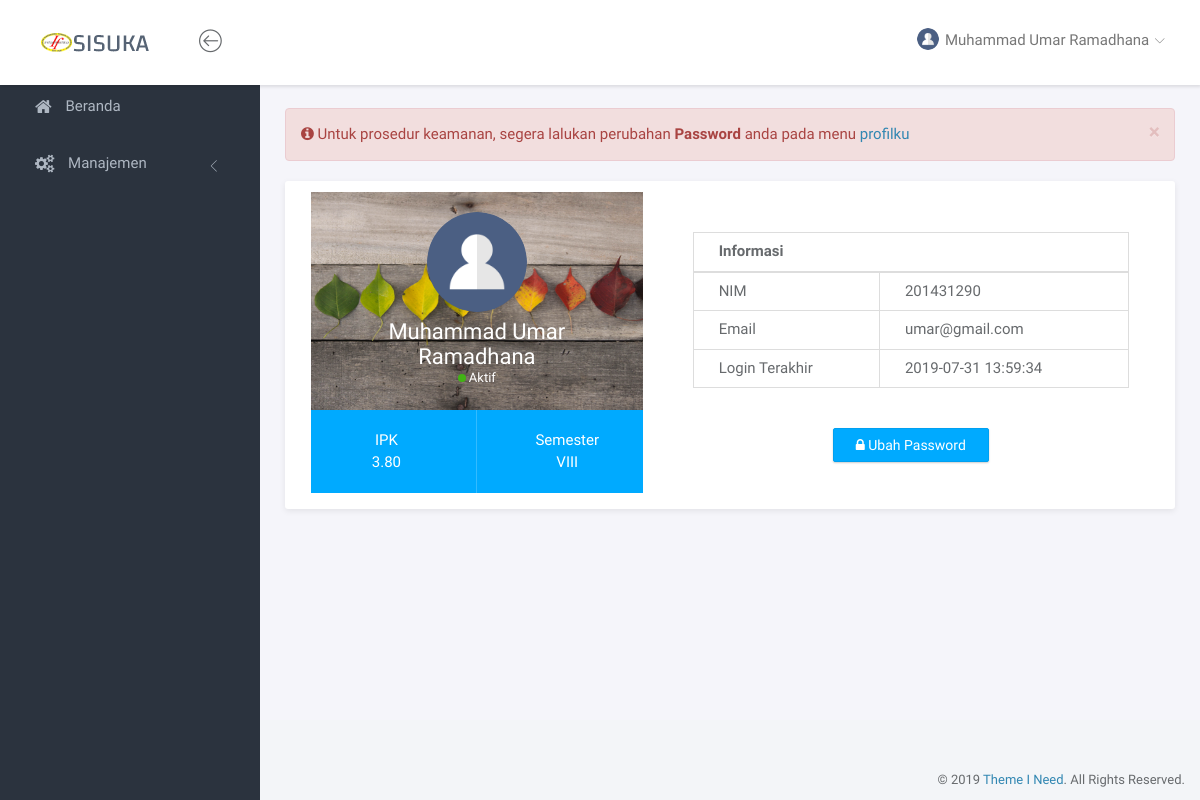
The app's page /index.php?page=profil (signed in), older data.
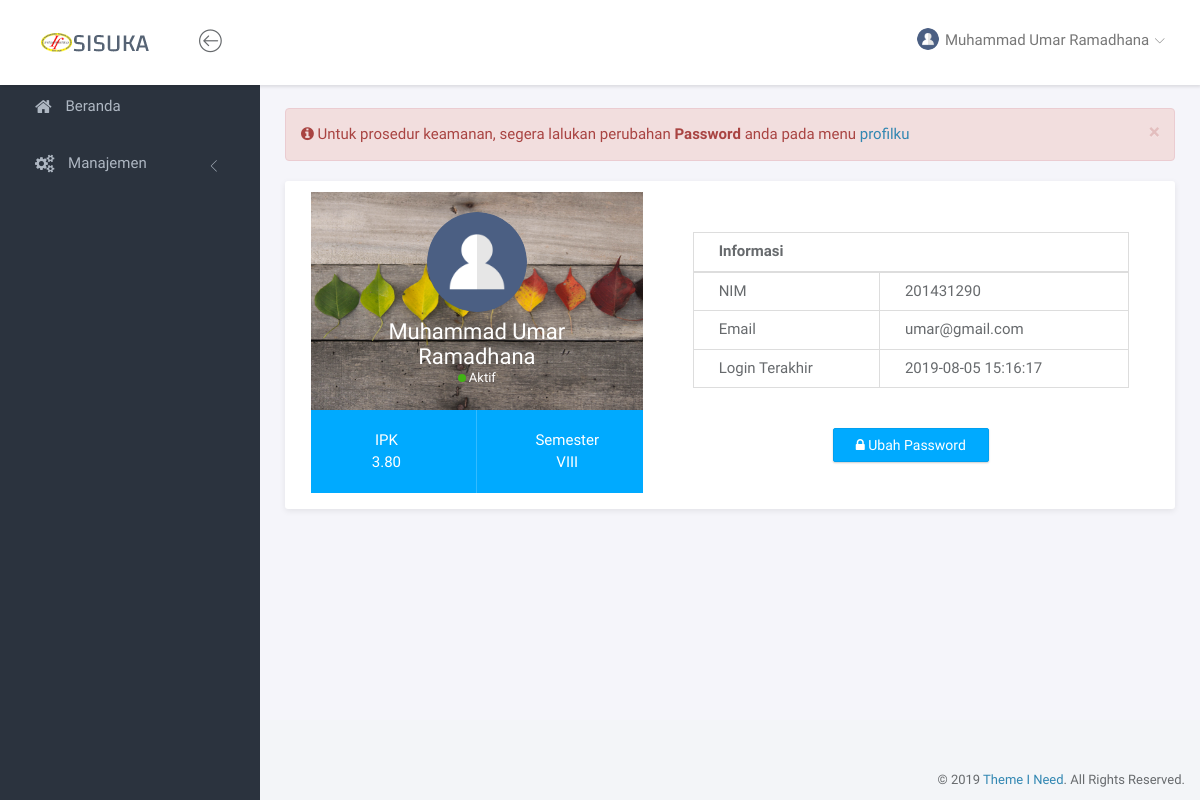
The same page, newer data.
### tables this page shows
CREATE TABLE `tbl_mahasiswa` (
  `nim` varchar(10) NOT NULL,
  `nama_lengkap` varchar(100) NOT NULL,
  `email` varchar(50) NOT NULL,
  `ipk` decimal(3,2) NOT NULL,
  `semester` varchar(5) NOT NULL,
  `password` varchar(10) NOT NULL,
  `terakhir_login` timestamp NULL DEFAULT NULL ON UPDATE CURRENT_TIMESTAMP
);

### page/profil/profil.php (the view, shortened to what this page needs)
<div class="panel panel-headline">
    <div class="panel-body">
        <div class="row">
            <div class="col-md-5">
                <div class="profile-header">
                    <div class="profile-main">
                        <img src="<?= $photo ?>" class="img-circle" width="100" alt="<?= $nama ?>">
                        <h3 class="name"><?= $nama ?></h3>
                        <span class="online-status status-available">Aktif</span>
                    </div>
                    <div class="profile-stat">
                        <div class="row">
                            <div class="col-md-6 stat-item">
                                <span>IPK</span> <?= $datauser['ipk'] ?>
                            </div>
                            <div class="col-md-6 stat-item">
                                <span>Semester</span> <?= $datauser['semester'] ?>
                            </div>
                        </div>
                    </div>
                </div>
            </div>
            <div class="col-md-7">
                <div class="profile-info informasiumum">
                    <table class="table table-bordered">
                        <thead>
                            <tr>
                                <th colspan="2">Informasi</th>
                            </tr>
                        </thead>
                        <tbody>
                            <tr>
                                <td>NIM</td>
                                <td><?= $datauser['nim'] ?></td>
                            </tr>
                            <tr>
                                <td>Email</td>
                                <td><?= $datauser['email'] ?></td>
                            </tr>
                            <tr>
                                <td>Login Terakhir</td>
                                <td><?= $datauser['terakhir_login'] ?></td>
                            </tr>
                        </tbody>
                    </table>
                </div>
                <div id="btneditpassword" class="text-center informasiumum"><button class="btn btn-primary"><i class="fa fa-lock"></i> Ubah Password</button></div>
            </div>
        </div>
    </div>
</div>

### index.php (shortened to what this page needs)
<?php
	if (!empty($_SESSION['username']) && !empty($_SESSION['password']) && !empty($_SESSION['role'])){
		include "lib/koneksi.php";
?>
<!doctype html>
<html lang="en">
<head>
	<link rel="stylesheet" href="assets/vendor/bootstrap/css/bootstrap.min.css">
	<link rel="stylesheet" href="assets/vendor/font-awesome/css/font-awesome.min.css">
	<link rel="stylesheet" href="assets/vendor/linearicons/style.css">
	<link rel="stylesheet" href="assets/vendor/chartist/css/chartist-custom.css">
	<link rel="stylesheet" href="assets/css/main.css">
	<link rel="stylesheet" href="assets/css/demo.css">
	<link rel="stylesheet" href="assets/vendor/font-awesome/css/font-awesome.min.css">
	<link rel="stylesheet" href="assets/vendor/datatables.net-bs/css/dataTables.bootstrap.min.css">
</head>
<body>
	<div id="wrapper">
		<?php
			include "service.php";
			include "header.php";
			include "sidebar.php";
		?>
		<div class="main">
			<div class="main-content">
				<div class="container-fluid">
					<?= reminderChangePassword($role, $_SESSION['username']) ?>
					<?php include "content.php"; ?>
				</div>
			</div>
		</div>
		<footer>
			<div class="container-fluid">
				<p class="copyright">&copy; 2019 <a href="https://www.themeineed.com" target="_blank">Theme I Need</a>. All Rights Reserved.</p>
			</div>
		</footer>
	</div>
</body>
</html>
<?php
} ?>

### header.php (shortened to what this page needs)
<nav class="navbar navbar-default navbar-fixed-top">
	<div class="brand">
		<a href="index.html"><img src="assets/img/sisuka.png" alt="Klorofil Logo" class="img-responsive logo"></a>
	</div>
	<div class="container-fluid">
		<div class="navbar-btn">
			<button type="button" class="btn-toggle-fullwidth"><i class="lnr lnr-arrow-left-circle"></i></button>
		</div>
		<div id="navbar-menu">
			<ul class="nav navbar-nav navbar-right">
				<li class="dropdown">
					<a href="#" class="dropdown-toggle" data-toggle="dropdown"><img src="<?= $photo ?>" class="img-circle" alt="Avatar"> <span><?= $nama ?></span> <i class="icon-submenu lnr lnr-chevron-down"></i></a>
				</li>
			</ul>
		</div>
	</div>
</nav>

### sidebar.php (shortened to what this page needs)
<div id="sidebar-nav" class="sidebar">
	<div class="sidebar-scroll">
        <nav>
            <ul class="nav">
                <li><a href="?page=beranda" class=""><i class="fa fa-home"></i> <span>Beranda</span></a></li>
                <li>
                    <a href="#subPages" data-toggle="collapse" class="collapsed"><i class="fa fa-cogs"></i> <span>Manajemen</span> <i class="icon-submenu lnr lnr-chevron-left"></i></a>
                </li>
            </ul>
        </nav>
    </div>
</div>

### service.php (shortened to what this page needs)
<?php
$user       = $_SESSION['username'];
$role       = $_SESSION['role'];
if ($role == 1){
    $sql = mysqli_query($conn, "SELECT * FROM tbl_user WHERE username='$user'");
    $datauser = mysqli_fetch_array($sql);
    $nama = $datauser['username'];
    $photo = 'assets/img/admin.png';
} else {
    $sql = mysqli_query($conn, "SELECT * FROM tbl_mahasiswa WHERE nim='$user'");
    $datauser = mysqli_fetch_array($sql);
    $nama = $datauser['nama_lengkap'];
    $photo = 'assets/img/no-photo.png';
}
function reminderChangePassword($role, $nim){
    include "lib/koneksi.php";
    $temp = '';
    if ($role == 2){
        $q = mysqli_query($conn, "SELECT * FROM tbl_mahasiswa WHERE nim='$nim'");
        $data = mysqli_fetch_array($q);
        if (strcmp($nim,$data['password']) == 0){
            $temp = '<div class="alert alert-danger alert-dismissible" role="alert">'.
                        '<button type="button" class="close" data-dismiss="alert" aria-label="Close"><span aria-hidden="true">×</span></button>'.
                        '<i class="fa fa-info-circle"></i> Untuk prosedur keamanan, segera lalukan perubahan <strong>Password</strong> anda pada menu <a href="?page=profil">profilku</a>'.
                    '</div>';
        }
    }
    return $temp;
}
?>

### content.php
<?php
if (isset($_GET['page'])) $page=$_GET['page'];
else $page="beranda";
if ($page == "beranda")                 include("page/beranda.php");
elseif ($page == "logout")              include("page/logout.php");
    elseif ($page == "kategori")                     include("page/kategori/kategori.php");
    elseif ($page == "kategoritambah")               include("page/kategori/kategoritambah.php");
    elseif ($page == "kategoritambahpro")            include("page/kategori/kategoritambahpro.php");
    elseif ($page == "kategoriedit")                 include("page/kategori/kategoriedit.php");
    elseif ($page == "kategorieditpro")              include("page/kategori/kategorieditpro.php");
    elseif ($page == "kategorihapus")                include("page/kategori/kategorihapus.php");
    elseif ($page == "mahasiswa")                    include("page/mahasiswa/mahasiswa.php");
    elseif ($page == "mahasiswatambah")              include("page/mahasiswa/mahasiswatambah.php");
    elseif ($page == "mahasiswatambahpro")           include("page/mahasiswa/mahasiswatambahpro.php");
    elseif ($page == "mahasiswaedit")                include("page/mahasiswa/mahasiswaedit.php");
    elseif ($page == "mahasiswaeditpro")             include("page/mahasiswa/mahasiswaeditpro.php");
    elseif ($page == "mahasiswahapus")               include("page/mahasiswa/mahasiswahapus.php");
    elseif ($page == "persetujuansurat")             include("page/persetujuansurat/persetujuansurat.php");
    elseif ($page == "persetujuansurattambah")       include("page/persetujuansurat/persetujuansurattambah.php");
    elseif ($page == "persetujuansurattambahpro")    include("page/persetujuansurat/persetujuansurattambahpro.php");
    elseif ($page == "persetujuansuratedit")         include("page/persetujuansurat/persetujuansuratedit.php");
    elseif ($page == "persetujuansurateditpro")      include("page/persetujuansurat/persetujuansurateditpro.php");
    elseif ($page == "persetujuansurathapus")        include("page/persetujuansurat/persetujuansurathapus.php");
    elseif ($page == "persetujuanupload")            include("page/persetujuansurat/persetujuanupload.php");
    elseif ($page == "listsurat")                    include("page/listsurat/listsurat.php");
    elseif ($page == "listsuratlihat")               include("page/listsurat/listsuratlihat.php");
    elseif ($page == "listsuratacc")                 include("page/listsurat/listsuratacc.php");
    elseif ($page == "listsurattolak")               include("page/listsurat/listsurattolak.php");
    elseif ($page == "listsuratmhs")                 include("page/listsurat/listsuratmhs.php");
    elseif ($page == "listsurataccperusahaan")       include("page/listsurat/listsurataccperusahaan.php");
    elseif ($page == "surat")                        include("page/surat/surat.php");
    elseif ($page == "surattambah")                  include("page/surat/surattambah.php");
    elseif ($page == "surattambahpro")               include("page/surat/surattambahpro.php");
    elseif ($page == "suratedit")                    include("page/surat/suratedit.php");
    elseif ($page == "surateditpro")                 include("page/surat/surateditpro.php");
    elseif ($page == "surathapus")                   include("page/surat/surathapus.php");
    elseif ($page == "suratSKL")                     include("page/surat/suratSKL.php");
    elseif ($page == "suratSKK")                     include("page/surat/suratSKK.php");
    elseif ($page == "suratSR")                      include("page/surat/suratSR.php");
    elseif ($page == "suratSRK")                     include("page/surat/suratSRK.php");
    elseif ($page == "suratSM")                      include("page/surat/suratSM.php");
    elseif ($page == "suratkonfirmasi")              include("page/surat/suratkonfirmasi.php");
    elseif ($page == "profil")                       include("page/profil/profil.php");
    elseif ($page == "profiledit")                   include("page/profil/profiledit.php");
    elseif ($page == "report")                       include("page/report/report.php");
    else "Halaman tidak ditemukan";
?>

Row changes from the older to the newer data that the page shows:
changed tbl_mahasiswa "Muhammad Umar Ramadhana": terakhir_login "2019-07-31 13:59:34" → "2019-08-05 15:16:17"
